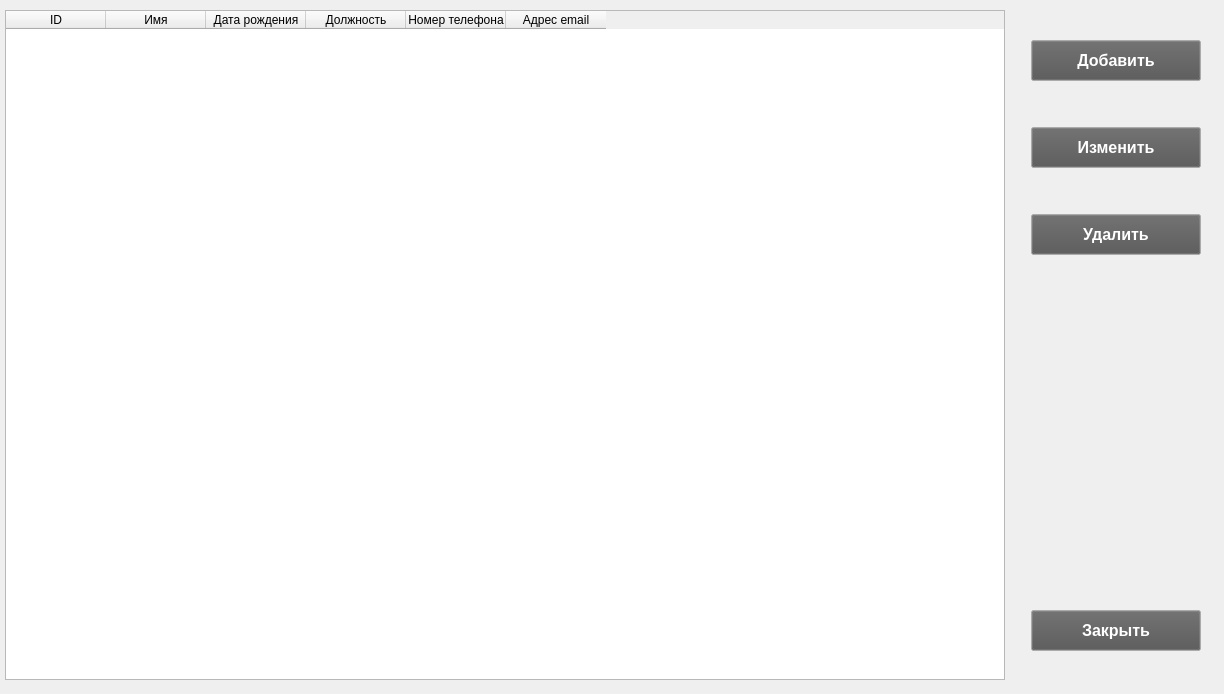
<?xml version="1.0" encoding="UTF-8"?>
<ui version="4.0">
 <class>StaffTableWidget</class>
 <widget class="QWidget" name="StaffTableWidget">
  <property name="geometry">
   <rect>
    <x>0</x>
    <y>0</y>
    <width>1224</width>
    <height>694</height>
   </rect>
  </property>
  <property name="minimumSize">
   <size>
    <width>1224</width>
    <height>0</height>
   </size>
  </property>
  <property name="windowTitle">
   <string>Form</string>
  </property>
  <widget class="QWidget" name="horizontalLayoutWidget">
   <property name="geometry">
    <rect>
     <x>0</x>
     <y>0</y>
     <width>1222</width>
     <height>691</height>
    </rect>
   </property>
   <layout class="QHBoxLayout" name="horizontalLayout">
    <item>
     <widget class="QTableWidget" name="userTableWidget">
      <property name="sizePolicy">
       <sizepolicy hsizetype="Fixed" vsizetype="Fixed">
        <horstretch>0</horstretch>
        <verstretch>0</verstretch>
       </sizepolicy>
      </property>
      <property name="minimumSize">
       <size>
        <width>1000</width>
        <height>17</height>
       </size>
      </property>
      <property name="maximumSize">
       <size>
        <width>16777215</width>
        <height>670</height>
       </size>
      </property>
      <property name="palette">
       <palette>
        <active>
         <colorrole role="WindowText">
          <brush brushstyle="SolidPattern">
           <color alpha="255">
            <red>255</red>
            <green>255</green>
            <blue>255</blue>
           </color>
          </brush>
         </colorrole>
         <colorrole role="Text">
          <brush brushstyle="SolidPattern">
           <color alpha="255">
            <red>0</red>
            <green>0</green>
            <blue>0</blue>
           </color>
          </brush>
         </colorrole>
        </active>
        <inactive>
         <colorrole role="WindowText">
          <brush brushstyle="SolidPattern">
           <color alpha="255">
            <red>255</red>
            <green>255</green>
            <blue>255</blue>
           </color>
          </brush>
         </colorrole>
         <colorrole role="Text">
          <brush brushstyle="SolidPattern">
           <color alpha="255">
            <red>0</red>
            <green>0</green>
            <blue>0</blue>
           </color>
          </brush>
         </colorrole>
        </inactive>
        <disabled/>
       </palette>
      </property>
      <property name="dragEnabled">
       <bool>false</bool>
      </property>
      <property name="sortingEnabled">
       <bool>true</bool>
      </property>
      <column>
       <property name="text">
        <string>ID</string>
       </property>
      </column>
      <column>
       <property name="text">
        <string>Имя</string>
       </property>
      </column>
      <column>
       <property name="text">
        <string>Дата рождения</string>
       </property>
      </column>
      <column>
       <property name="text">
        <string>Должность</string>
       </property>
      </column>
      <column>
       <property name="text">
        <string>Номер телефона</string>
       </property>
      </column>
      <column>
       <property name="text">
        <string>Адрес email</string>
       </property>
      </column>
     </widget>
    </item>
    <item>
     <spacer name="horizontalSpacer_2">
      <property name="orientation">
       <enum>Qt::Orientation::Horizontal</enum>
      </property>
      <property name="sizeType">
       <enum>QSizePolicy::Policy::Fixed</enum>
      </property>
      <property name="sizeHint" stdset="0">
       <size>
        <width>15</width>
        <height>20</height>
       </size>
      </property>
     </spacer>
    </item>
    <item>
     <layout class="QVBoxLayout" name="verticalLayout">
      <property name="sizeConstraint">
       <enum>QLayout::SizeConstraint::SetMinAndMaxSize</enum>
      </property>
      <item>
       <spacer name="verticalSpacer">
        <property name="orientation">
         <enum>Qt::Orientation::Vertical</enum>
        </property>
        <property name="sizeType">
         <enum>QSizePolicy::Policy::Fixed</enum>
        </property>
        <property name="sizeHint" stdset="0">
         <size>
          <width>20</width>
          <height>40</height>
         </size>
        </property>
       </spacer>
      </item>
      <item>
       <widget class="QPushButton" name="insertButton">
        <property name="sizePolicy">
         <sizepolicy hsizetype="Fixed" vsizetype="Fixed">
          <horstretch>0</horstretch>
          <verstretch>0</verstretch>
         </sizepolicy>
        </property>
        <property name="minimumSize">
         <size>
          <width>170</width>
          <height>41</height>
         </size>
        </property>
        <property name="maximumSize">
         <size>
          <width>150</width>
          <height>16777215</height>
         </size>
        </property>
        <property name="palette">
         <palette>
          <active>
           <colorrole role="WindowText">
            <brush brushstyle="SolidPattern">
             <color alpha="255">
              <red>255</red>
              <green>255</green>
              <blue>255</blue>
             </color>
            </brush>
           </colorrole>
           <colorrole role="Button">
            <brush brushstyle="SolidPattern">
             <color alpha="255">
              <red>84</red>
              <green>84</green>
              <blue>84</blue>
             </color>
            </brush>
           </colorrole>
           <colorrole role="ButtonText">
            <brush brushstyle="SolidPattern">
             <color alpha="255">
              <red>255</red>
              <green>255</green>
              <blue>255</blue>
             </color>
            </brush>
           </colorrole>
          </active>
          <inactive>
           <colorrole role="WindowText">
            <brush brushstyle="SolidPattern">
             <color alpha="255">
              <red>255</red>
              <green>255</green>
              <blue>255</blue>
             </color>
            </brush>
           </colorrole>
           <colorrole role="Button">
            <brush brushstyle="SolidPattern">
             <color alpha="255">
              <red>84</red>
              <green>84</green>
              <blue>84</blue>
             </color>
            </brush>
           </colorrole>
           <colorrole role="ButtonText">
            <brush brushstyle="SolidPattern">
             <color alpha="255">
              <red>255</red>
              <green>255</green>
              <blue>255</blue>
             </color>
            </brush>
           </colorrole>
          </inactive>
          <disabled>
           <colorrole role="Button">
            <brush brushstyle="SolidPattern">
             <color alpha="255">
              <red>84</red>
              <green>84</green>
              <blue>84</blue>
             </color>
            </brush>
           </colorrole>
          </disabled>
         </palette>
        </property>
        <property name="font">
         <font>
          <pointsize>12</pointsize>
          <bold>true</bold>
         </font>
        </property>
        <property name="text">
         <string>Добавить</string>
        </property>
       </widget>
      </item>
      <item>
       <spacer name="verticalSpacer_4">
        <property name="orientation">
         <enum>Qt::Orientation::Vertical</enum>
        </property>
        <property name="sizeType">
         <enum>QSizePolicy::Policy::Fixed</enum>
        </property>
        <property name="sizeHint" stdset="0">
         <size>
          <width>20</width>
          <height>40</height>
         </size>
        </property>
       </spacer>
      </item>
      <item>
       <widget class="QPushButton" name="editButton">
        <property name="sizePolicy">
         <sizepolicy hsizetype="Fixed" vsizetype="Fixed">
          <horstretch>0</horstretch>
          <verstretch>0</verstretch>
         </sizepolicy>
        </property>
        <property name="minimumSize">
         <size>
          <width>170</width>
          <height>41</height>
         </size>
        </property>
        <property name="maximumSize">
         <size>
          <width>150</width>
          <height>16777215</height>
         </size>
        </property>
        <property name="palette">
         <palette>
          <active>
           <colorrole role="WindowText">
            <brush brushstyle="SolidPattern">
             <color alpha="255">
              <red>255</red>
              <green>255</green>
              <blue>255</blue>
             </color>
            </brush>
           </colorrole>
           <colorrole role="Button">
            <brush brushstyle="SolidPattern">
             <color alpha="255">
              <red>84</red>
              <green>84</green>
              <blue>84</blue>
             </color>
            </brush>
           </colorrole>
           <colorrole role="ButtonText">
            <brush brushstyle="SolidPattern">
             <color alpha="255">
              <red>255</red>
              <green>255</green>
              <blue>255</blue>
             </color>
            </brush>
           </colorrole>
          </active>
          <inactive>
           <colorrole role="WindowText">
            <brush brushstyle="SolidPattern">
             <color alpha="255">
              <red>255</red>
              <green>255</green>
              <blue>255</blue>
             </color>
            </brush>
           </colorrole>
           <colorrole role="Button">
            <brush brushstyle="SolidPattern">
             <color alpha="255">
              <red>84</red>
              <green>84</green>
              <blue>84</blue>
             </color>
            </brush>
           </colorrole>
           <colorrole role="ButtonText">
            <brush brushstyle="SolidPattern">
             <color alpha="255">
              <red>255</red>
              <green>255</green>
              <blue>255</blue>
             </color>
            </brush>
           </colorrole>
          </inactive>
          <disabled>
           <colorrole role="Button">
            <brush brushstyle="SolidPattern">
             <color alpha="255">
              <red>84</red>
              <green>84</green>
              <blue>84</blue>
             </color>
            </brush>
           </colorrole>
          </disabled>
         </palette>
        </property>
        <property name="font">
         <font>
          <pointsize>12</pointsize>
          <bold>true</bold>
         </font>
        </property>
        <property name="text">
         <string>Изменить</string>
        </property>
       </widget>
      </item>
      <item>
       <spacer name="verticalSpacer_5">
        <property name="orientation">
         <enum>Qt::Orientation::Vertical</enum>
        </property>
        <property name="sizeType">
         <enum>QSizePolicy::Policy::Fixed</enum>
        </property>
        <property name="sizeHint" stdset="0">
         <size>
          <width>20</width>
          <height>40</height>
         </size>
        </property>
       </spacer>
      </item>
      <item>
       <widget class="QPushButton" name="deleteButton">
        <property name="sizePolicy">
         <sizepolicy hsizetype="Fixed" vsizetype="Fixed">
          <horstretch>0</horstretch>
          <verstretch>0</verstretch>
         </sizepolicy>
        </property>
        <property name="minimumSize">
         <size>
          <width>170</width>
          <height>41</height>
         </size>
        </property>
        <property name="maximumSize">
         <size>
          <width>150</width>
          <height>16777215</height>
         </size>
        </property>
        <property name="palette">
         <palette>
          <active>
           <colorrole role="WindowText">
            <brush brushstyle="SolidPattern">
             <color alpha="255">
              <red>255</red>
              <green>255</green>
              <blue>255</blue>
             </color>
            </brush>
           </colorrole>
           <colorrole role="Button">
            <brush brushstyle="SolidPattern">
             <color alpha="255">
              <red>84</red>
              <green>84</green>
              <blue>84</blue>
             </color>
            </brush>
           </colorrole>
           <colorrole role="ButtonText">
            <brush brushstyle="SolidPattern">
             <color alpha="255">
              <red>255</red>
              <green>255</green>
              <blue>255</blue>
             </color>
            </brush>
           </colorrole>
          </active>
          <inactive>
           <colorrole role="WindowText">
            <brush brushstyle="SolidPattern">
             <color alpha="255">
              <red>255</red>
              <green>255</green>
              <blue>255</blue>
             </color>
            </brush>
           </colorrole>
           <colorrole role="Button">
            <brush brushstyle="SolidPattern">
             <color alpha="255">
              <red>84</red>
              <green>84</green>
              <blue>84</blue>
             </color>
            </brush>
           </colorrole>
           <colorrole role="ButtonText">
            <brush brushstyle="SolidPattern">
             <color alpha="255">
              <red>255</red>
              <green>255</green>
              <blue>255</blue>
             </color>
            </brush>
           </colorrole>
          </inactive>
          <disabled>
           <colorrole role="Button">
            <brush brushstyle="SolidPattern">
             <color alpha="255">
              <red>84</red>
              <green>84</green>
              <blue>84</blue>
             </color>
            </brush>
           </colorrole>
          </disabled>
         </palette>
        </property>
        <property name="font">
         <font>
          <pointsize>12</pointsize>
          <bold>true</bold>
         </font>
        </property>
        <property name="text">
         <string>Удалить</string>
        </property>
       </widget>
      </item>
      <item>
       <spacer name="verticalSpacer_3">
        <property name="orientation">
         <enum>Qt::Orientation::Vertical</enum>
        </property>
        <property name="sizeType">
         <enum>QSizePolicy::Policy::Expanding</enum>
        </property>
        <property name="sizeHint" stdset="0">
         <size>
          <width>20</width>
          <height>40</height>
         </size>
        </property>
       </spacer>
      </item>
      <item>
       <widget class="QPushButton" name="closeButton">
        <property name="sizePolicy">
         <sizepolicy hsizetype="Fixed" vsizetype="Fixed">
          <horstretch>0</horstretch>
          <verstretch>0</verstretch>
         </sizepolicy>
        </property>
        <property name="minimumSize">
         <size>
          <width>170</width>
          <height>41</height>
         </size>
        </property>
        <property name="maximumSize">
         <size>
          <width>150</width>
          <height>16777215</height>
         </size>
        </property>
        <property name="palette">
         <palette>
          <active>
           <colorrole role="WindowText">
            <brush brushstyle="SolidPattern">
             <color alpha="255">
              <red>255</red>
              <green>255</green>
              <blue>255</blue>
             </color>
            </brush>
           </colorrole>
           <colorrole role="Button">
            <brush brushstyle="SolidPattern">
             <color alpha="255">
              <red>84</red>
              <green>84</green>
              <blue>84</blue>
             </color>
            </brush>
           </colorrole>
           <colorrole role="ButtonText">
            <brush brushstyle="SolidPattern">
             <color alpha="255">
              <red>255</red>
              <green>255</green>
              <blue>255</blue>
             </color>
            </brush>
           </colorrole>
          </active>
          <inactive>
           <colorrole role="WindowText">
            <brush brushstyle="SolidPattern">
             <color alpha="255">
              <red>255</red>
              <green>255</green>
              <blue>255</blue>
             </color>
            </brush>
           </colorrole>
           <colorrole role="Button">
            <brush brushstyle="SolidPattern">
             <color alpha="255">
              <red>84</red>
              <green>84</green>
              <blue>84</blue>
             </color>
            </brush>
           </colorrole>
           <colorrole role="ButtonText">
            <brush brushstyle="SolidPattern">
             <color alpha="255">
              <red>255</red>
              <green>255</green>
              <blue>255</blue>
             </color>
            </brush>
           </colorrole>
          </inactive>
          <disabled>
           <colorrole role="Button">
            <brush brushstyle="SolidPattern">
             <color alpha="255">
              <red>84</red>
              <green>84</green>
              <blue>84</blue>
             </color>
            </brush>
           </colorrole>
          </disabled>
         </palette>
        </property>
        <property name="font">
         <font>
          <pointsize>12</pointsize>
          <bold>true</bold>
         </font>
        </property>
        <property name="text">
         <string>Закрыть</string>
        </property>
       </widget>
      </item>
      <item>
       <spacer name="verticalSpacer_2">
        <property name="orientation">
         <enum>Qt::Orientation::Vertical</enum>
        </property>
        <property name="sizeType">
         <enum>QSizePolicy::Policy::Fixed</enum>
        </property>
        <property name="sizeHint" stdset="0">
         <size>
          <width>20</width>
          <height>40</height>
         </size>
        </property>
       </spacer>
      </item>
     </layout>
    </item>
    <item>
     <spacer name="horizontalSpacer">
      <property name="orientation">
       <enum>Qt::Orientation::Horizontal</enum>
      </property>
      <property name="sizeType">
       <enum>QSizePolicy::Policy::Fixed</enum>
      </property>
      <property name="sizeHint" stdset="0">
       <size>
        <width>15</width>
        <height>20</height>
       </size>
      </property>
     </spacer>
    </item>
   </layout>
  </widget>
 </widget>
 <resources/>
 <connections/>
</ui>
